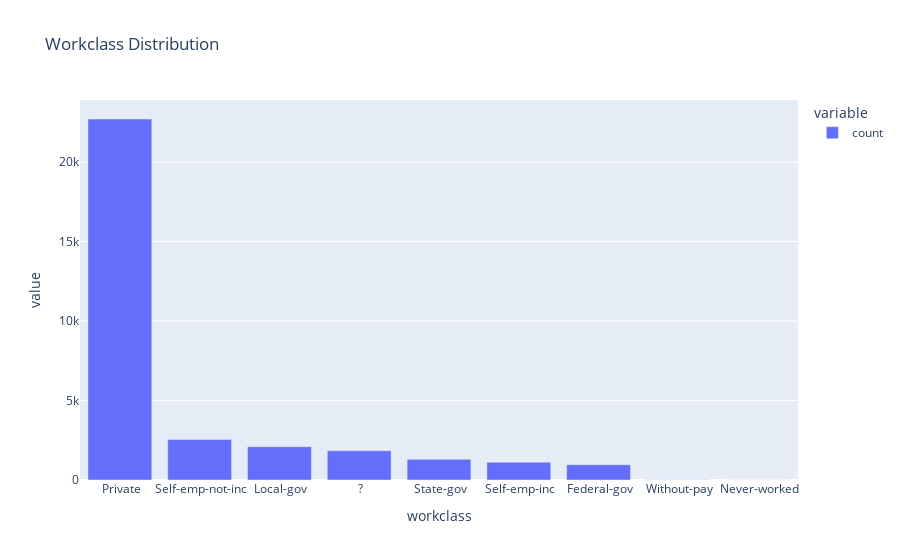

Notebook code cell kept with this figure:
### Code cell
df['workclass'].value_counts().plot(kind='bar', backend='plotly', title='Workclass Distribution')

### Figure 1 — Plotly figure (JSON) as saved in the notebook; plotly's stock layout.template omitted (floating-point values rounded to 4 significant figures)
{"data": [{"hovertemplate": "variable=count<br>workclass=%{x}<br>value=%{y}<extra></extra>", "legendgroup": "count", "marker": {"color": "#636efa", "pattern": {"shape": ""}}, "name": "count", "orientation": "v", "showlegend": true, "textposition": "auto", "type": "bar", "x": [" Private", " Self-emp-not-inc", " Local-gov", " ?", " State-gov", " Self-emp-inc", " Federal-gov", " Without-pay", " Never-worked"], "xaxis": "x", "y": [22696, 2541, 2093, 1836, 1298, 1116, 960, 14, 7], "yaxis": "y"}], "layout": {"barmode": "relative", "legend": {"title": {"text": "variable"}, "tracegroupgap": 0}, "title": {"text": "Workclass Distribution"}, "xaxis": {"anchor": "y", "domain": [0, 1], "title": {"text": "workclass"}}, "yaxis": {"anchor": "x", "domain": [0, 1], "title": {"text": "value"}}}}
